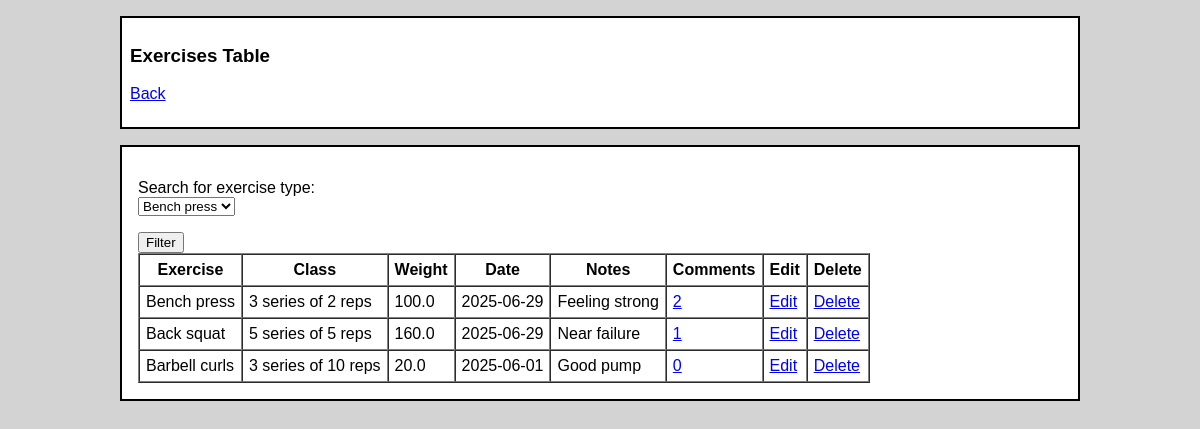
The page /exercises (signed in) on the database its author committed.
### tables this page shows
CREATE TABLE exercises (
    id INTEGER PRIMARY KEY,
    user_id INTEGER REFERENCES users ON DELETE CASCADE,
    exercise_type_id INTEGER REFERENCES exercise_types ON DELETE CASCADE,
    exercise_class_id INTEGER REFERENCES classes,
    exercise_weight REAL,
    exercise_date TEXT,
    public INTEGER,
    note TEXT,
    comment_count INTEGER
);

CREATE TABLE exercise_types (
    id INTEGER PRIMARY KEY,
    user_id INTEGER REFERENCES users,
    exercise_type_name TEXT
);

CREATE TABLE classes (
    id INTEGER PRIMARY KEY,
    label TEXT,
    reps  INTEGER
);

### app.py (the view)
@app.route("/exercises")
def exercises():
    require_login()
    user_id = session["user_id"]
    exercises_list = data.get_user_exercises(user_id)
    types_list = data.get_exercise_types(user_id)
    return render_template("exercises.html", exercises=exercises_list, types=types_list)

### app.py (called while the page is built)
def require_login():
    if "user_id" not in session:
        abort(403)

### data.py (called while the page is built)
def get_exercise_types(user_id):
    sql = "SELECT id, user_id, exercise_type_name FROM exercise_types WHERE user_id = ?"
    return db.query(sql, [user_id])

### db.py (called while the page is built)
def get_connection():
    con = sqlite3.connect("database.db", timeout=2)
    con.execute("PRAGMA foreign_keys = ON")
    con.row_factory = sqlite3.Row
    return con

def query(sql, params=[]):
    con = get_connection()
    result = con.execute(sql, params).fetchall()
    con.close()
    return result

### Templates/exercises.html (shortened to what this page needs)
<!DOCTYPE html>
<html>
<head>
    <link rel="stylesheet" href="/static/main.css">
</head>
<body><div class="nav">
    <h3>Exercises Table</h3>
    <p><a href="/">Back</a></p></div>
<div class="content">
  <form action="/search" method="get">
    <p>
    <p>
      <label for="type">Search for exercise type:</label><br />
        <select name="type_id" id="type_id" required>
            {% for t in types %}
            <option value="{{ t.id }}">{{ t.exercise_type_name }}</option>
            {% endfor %}
        </select>
    </p>
    <input type="submit" value="Filter" />
  </form>
    <table border="1" cellpadding="6" cellspacing="0">
        <thead>
            <tr>
                <th>Exercise</th>
                <th>Class</th>
                <th>Weight </th>
                <th>Date</th>
                <th>Notes</th>
                <th>Comments</th>
                <th>Edit</th>
                <th>Delete</th>
            </tr>
        </thead>
        <tbody>
            {% for exercise in exercises %}
            <tr>
                <td>{{ exercise.exercise_type_name }}</td>
                <td>{{ exercise.label }}</td>
                <td>{{ exercise.exercise_weight }}</td>
                <td>{{ exercise.exercise_date }}</td>
                <td>{{ exercise.note }}</td>
                <td><a href="/comments/{{ exercise.id }}">{{ exercise.comment_count }}</a></td>
                <td><a href="/edit/{{ exercise.id }}">Edit</a></td>
                <td><a href="/remove/{{ exercise.id }}">Delete</a></td>
            </tr>
            {% endfor %}
        </tbody>
    </table></div>
</body>
</html>

### static/main.css (style rules this page uses)
body { margin: auto; font-family: sans-serif; background-color: lightgrey; max-width: 80%; padding: 0em; }
.content { background-color: white; border: 2px solid black; padding: 1em; margin: 1.5em 2; }
.nav { background-color: white; border: 2px solid black; padding: 0.5em; margin: 1em 0; }

### rows shown on the page
exercises: exercise_type_name "Bench press", label "3 series of 2 reps", exercise_weight "100.0", exercise_date "2025-06-29", note "Feeling strong", comment_count "2"
exercises: exercise_type_name "Back squat", label "5 series of 5 reps", exercise_weight "160.0", exercise_date "2025-06-29", note "Near failure", comment_count "1"
exercises: exercise_type_name "Barbell curls", label "3 series of 10 reps", exercise_weight "20.0", exercise_date "2025-06-01", note "Good pump", comment_count "0"

### other values the page prints
form field type_id "Bench press"
